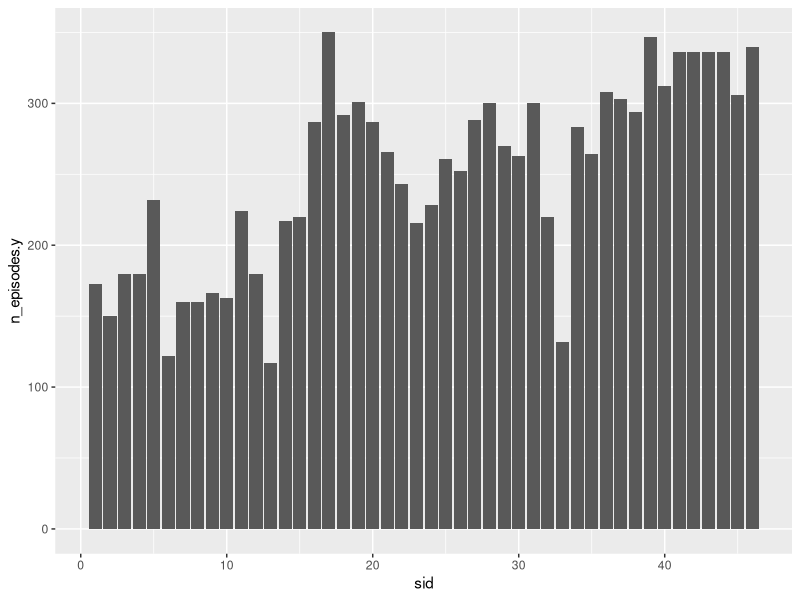
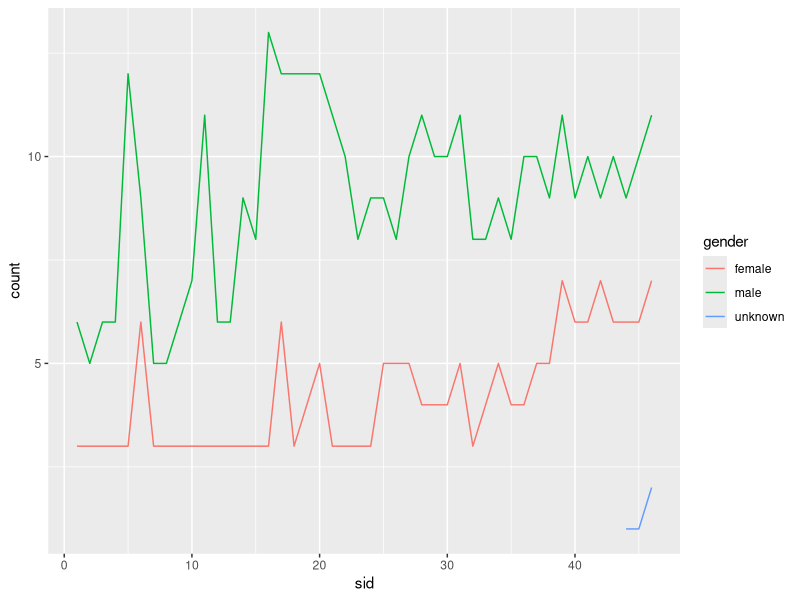

Write the R code that produced these figures, in order.
## ---- chunk 1
#| label: setup
#| warning: false
#| message: false

library(tidyverse)
library(ggplot2)
library(lubridate)

knitr::opts_chunk$set(echo = TRUE, warning=FALSE, message=FALSE)
## ---- chunk 2
actors <- read_csv('_data/snl_actors.csv')
casts <- read_csv('_data/snl_casts.csv')
seasons <- read_csv('_data/snl_seasons.csv')

view(actors)
view(casts)
view(seasons)
## ---- chunk 3
 data <- left_join(seasons, casts, by = "sid" )
 data
## ---- chunk 4
 data %>%
 ggplot(aes(x = sid, y = n_episodes.y)) +
 geom_bar(stat = "identity") 
## ---- chunk 5
actors_casts <- merge(actors, casts, by = 'aid')
## ---- chunk 6
actors_casts_gender <- actors_casts %>%
merge(seasons, by = 'sid') %>%
group_by(sid, year, gender) %>%
count(sid, gender)
## ---- chunk 7
actors_casts_gender %>%
ggplot(aes(sid, n, col = gender)) +
geom_line() +
ylab("count")
